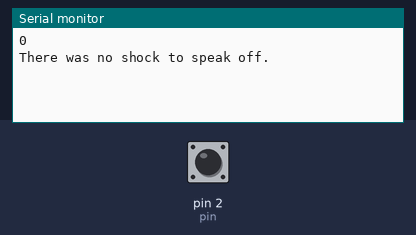
A sketch run on a simulated Arduino Uno, built with avr-gcc and run on an emulated ATmega328P. Shown: the last lines printed to the serial monitor. The inputs (shaded band) are chosen by the test bench; at power-on: pin 2 (pin) HIGH.

Above: at 1.2 s.
1.3 s: pin 2 (pin) pulled LOW for 0.15 s
At 2.0 s:
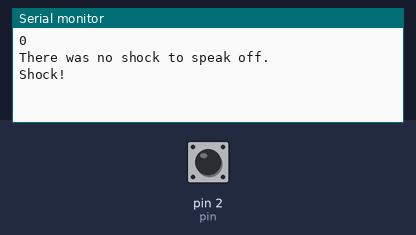
4.4 s: pin 2 (pin) pulled LOW for 1 s
At 4.9 s:
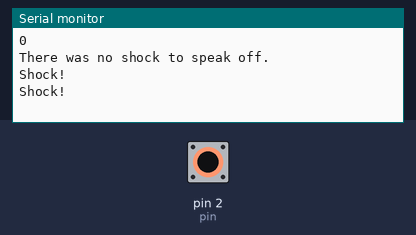
6.9 s: pin 2 (pin) pulled LOW for 0.15 s
At 11.2 s:
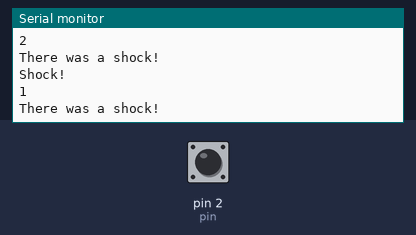

Measured:
- after the input at 1.3 s, the serial monitor: prints a new line at once (image 1)
- after the input at 4.4 s, the serial monitor: prints a new line at once (image 2)
- after the input at 6.9 s, the serial monitor: prints a new line after 3.1 s (image 3)

The sketch:

TiltSW.ino
```cpp
const byte pin = 2;
volatile byte counter = 0;

void setup() {
  // put your setup code here, to run once:
  Serial.begin(9600);

  DDRD &= ~(1 << pin);
  PORTD |= (1 << pin);

  EICRA |= (1 << ISC01);
  EICRA &= ~(1 << ISC00);

  EIMSK |= (1 << INT0);

  sei();
}

ISR(INT0_vect){
  counter++;
  Serial.println("Shock!");
}

void CheckForShock(){
  Serial.println(counter);
  if (counter >= 1){
    Serial.println("There was a shock!");
    counter = 0;
  } else {
    Serial.println("There was no shock to speak off.");
  }
  delay(5000);         // time to wait for tx
}

void loop() {
  CheckForShock();
}
```
